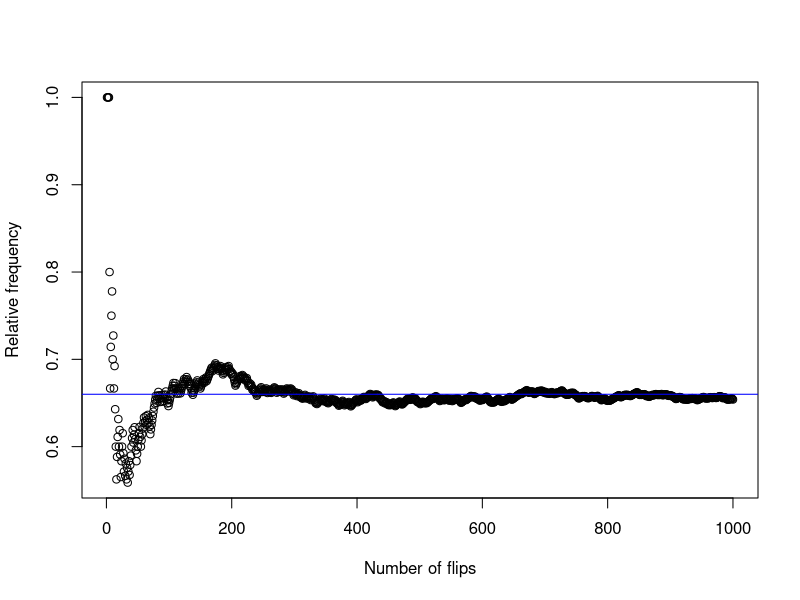

This figure's R source:
coin<-c('head', 'tail', 'head')

set.seed(546378)# Semilla para reproducibilidad, ya que es una operacion aleatoria

#Crear vector vacio donde guardare posteriormente los resultados de cada lanzamiento
vectorFlips <- character() 

#Crear vector vacio donde guardare posteriormente los resultados de cada calculo de frecuencia
relativeFrequencyVector<- vector()


#Asigno acumulador para contar cada vez que salga head o tail, como queramos
acum<-0

#For donde recorro de 1 a 1000 y luego asigno valores a mi vectorFlips y mi relativeFrequencyVector
for(numberFlip in 1:1000){
  #Lanzo la moneda y crear la sample con el valor de uno, puesto que vamos a tomar solo un valor del vector coin
  flip  <- sample(coin,1)
  #Test 1
  print(flip)
  #Guardo el valor en vectorFlips
  vectorFlips<-append(vectorFlips,numberFlip)
  #Calculo la frecuencia, si me sale el valor que estoy buscando p=1 y si no p=0
  #Luego lo guardo en el vector relativeFrequencyVector
  if(flip=='head'){
    acum<-acum+1
  }
  #Test 2
  print(acum/numberFlip)
  relativeFrequencyVector<-append(relativeFrequencyVector, acum/numberFlip)
  
}

#Representar todo con un grafico de dispersion para ver el comportamiento
plot(x=vectorFlips,y=relativeFrequencyVector,xlab = "Number of flips", ylab = "Relative frequency")
abline(h=0.66,col="blue",lty=1)

#Test 3
#print(vectorFlips)
#print(relativeFrequencyVector)

#Vaciar vectores
#vectorFlips <- character() 
#relativeFrequencyVector<- vector()
#acumulator<-0

